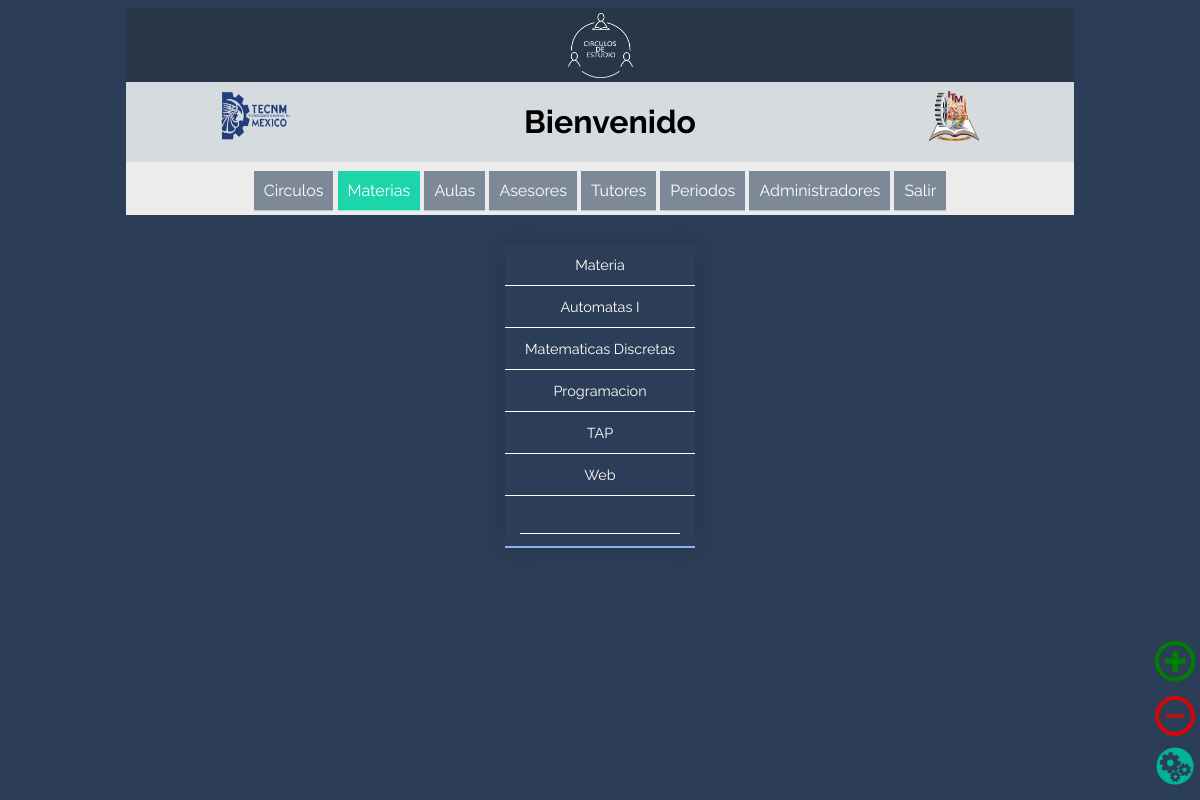
The page /perfil_admin.php?op=113 on the database its author committed.
### tables this page shows
CREATE TABLE `materia` (
  `id_materia` int(11) NOT NULL,
  `nombre` varchar(60) NOT NULL
);

### bd.php (called while the page is built, shortened)
<?php
function bd_consulta($query)
{
	$hostname="localhost";
	$user="root";
	$password="LabSeg_server1$@";
	$bd="circulos2";
	$connection = mysqli_connect($hostname , $user , $password);
	mysqli_select_db ($connection, $bd);
	$result = mysqli_query($connection, $query);
	return $result;
}
?>

### admin/materia.php (the view, shortened to what this page needs)
<?php
  include('bd.php');
  $query="SELECT * FROM materia ORDER BY nombre";
?>
<section class="back_menu">
  <br>
  <table class="content-table">
    <thead>
      <tr class="table_head">
        <td>Materia</td>
      </tr>
    </thead>
    <?php
    $resul=bd_consulta($query);
      for($i=1;$row=mysqli_fetch_assoc($resul);$i++){
        $val="materia".$i;
        echo "<tr id='".$val."' onclick=cMateria('".$row['id_materia']."'".","."'".$i."');>
          <td> ".$row['nombre']."</td>
        </tr>";
    }
    ?>
    <form id="newMat" action="procesos/agregamateria.php" method="post" enctype="multipart/form-data">
      <tr>
        <td><input type="text" id="materia" name="materia" style="width:150px; border-bottom:1px solid #FFF; border-radius:0; margin:0;"></td>
      </tr>
      <a id="add" onclick="document.getElementById('newMat').submit();" class='plus'><img src='img/plus.png' width='50px' border='0'/></a>
    </form>
  </table>
</section>
<?php
  echo "<a class='minus' id='minMateria' href=''><img src='img/minus.png' width='40px' border='0'/></a>
  <a class='mod' id='modMateria' href='#'><img src='img/modify.png' width='40px' border='0'/></a>";
?>

### css/estilos.css (style rules this page uses)
.plus { display:scroll; position:fixed; bottom:110px; right:0px; transition: 0.3s; }
.minus { display:scroll; position:fixed; bottom:60px; right:5px; transition: 0.3s; }
.mod { display:scroll; position:fixed; bottom:10px; right:5px; transition: 0.3s; }
body { font-family: 'Raleway', sans-serif; background: #2C3D57 ; }
.back_menu { background: #2C3D57 ; }
.back_menu input { text-align: center; font-weight: 300; background: #2C3D57; color: #FFF; border: 0; padding: 5px 5px 5px 5px; border-radius: 4px; height:15px; margin:0; width:50px; }
.content-table { -webkit-user-select: none; -moz-user-select: none; -ms-user-select: none; user-select: none; color: #FFF; text-align: center; display:inline-block; border-collapse: collapse; font-size: 0.9em; margin-top: 10px; min-width: 90px; box-shadow: 0 0 20px rgba(0, 0, 0, 0.15); transition: 0.3s; }
.content-table td { padding: 12px 15px; border-bottom: 1px solid #FFFFFF; transition: 0.3s; }
.content-table tbody tr:last-of-type { border-bottom: 2px solid #88B4F6; }

### rows shown on the page
materia: nombre "Automatas I"
materia: nombre "Matematicas Discretas"
materia: nombre "Programacion"
materia: nombre "TAP"
materia: nombre "Web"

### other values the page prints
$title "Bienvenido"
